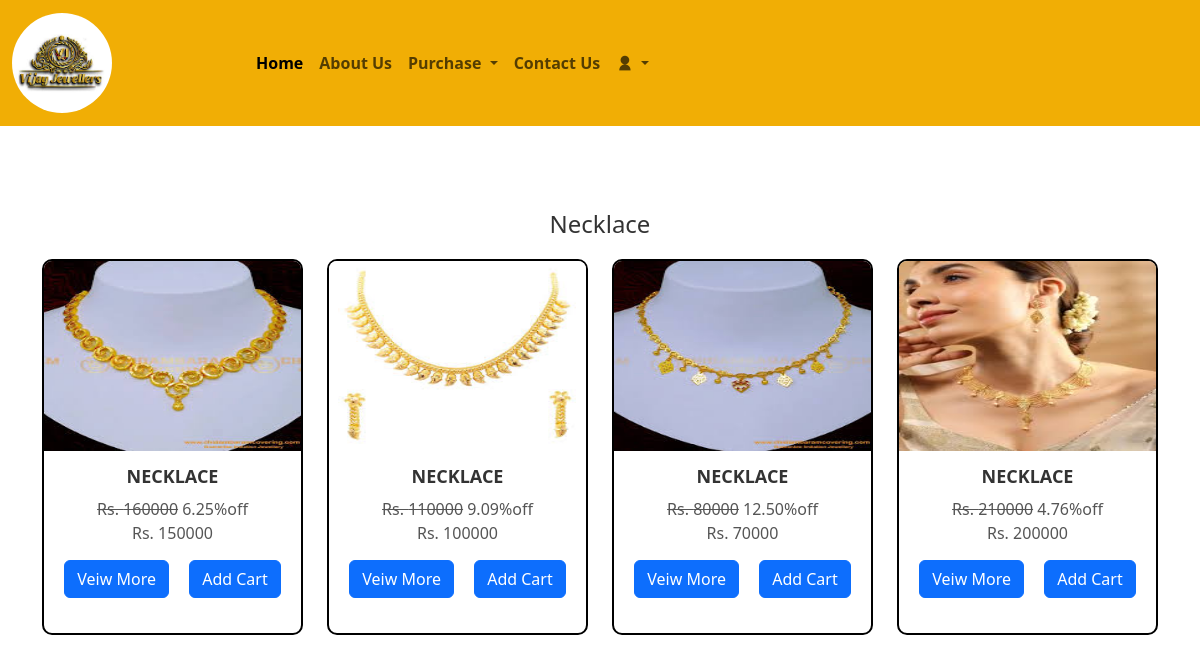
/cat_order.php?id=1, run on the app's committed database.
### tables this page shows
CREATE TABLE `category` (
  `id` int(10) NOT NULL,
  `category` varchar(100) DEFAULT NULL
);

CREATE TABLE `product` (
  `id` int(10) NOT NULL,
  `name` varchar(100) DEFAULT NULL,
  `brand` varchar(100) DEFAULT NULL,
  `price` varchar(100) DEFAULT NULL,
  `sellingprice` varchar(100) DEFAULT NULL,
  `category` varchar(100) DEFAULT NULL,
  `description` varchar(100) DEFAULT NULL,
  `image` varchar(100) DEFAULT NULL
);

### cat_order.php (the view)
<?php
include "head.php";
include "navbar.php";
include "config.php";
   ?>
   <?php
   $id=$_GET['id'];
   $sql1="select* from category where id = '$id'";
   $query1=mysqli_query($con,$sql1);
   $row1=mysqli_fetch_array($query1);
   ?>
  <div class="container" style="margin-top:210px; ">
  <h1><?=$row1['category']?></h1>
    <div class="row">
      <?php
    $sql="select * from product where category ='$id'";
    $query1=mysqli_query($con,$sql);
    while($row=mysqli_fetch_array($query1)){
        ?>
        <div class="col-md-3">
          <?php
        $p1 = $row['price'];
        $p2 = $row['sellingprice'];
        $dis = ($p1-$p2)*100/$p1;
        $dis = number_format($dis, 2);
        ?>
                <div class="card h-100">
                  <img src="product/<?=$row['image']?>" class="card-img-top" alt="...">
                  <div class="card-body">
                    <h5 class="card-title"><?=$row['name']?></h5>
                    <p class="card-text ">
                      <s> Rs. <?=$row['price']?></s>  <?=$dis?>%off<br>Rs. <?=$row['sellingprice']?></p>
                      <a href="viewdetail.php?id=<?=$row['id']?>"  class="card-link btn btn-primary"> Veiw More</a>
                      <a href="addcart.php" class="card-link btn btn-primary">Add Cart</a>
      </div>
      </div>
      </div>
<?php
  }
?>
</body>
</html>

### head.php (shortened to what this page needs)
    <link rel="stylesheet" href="bootstrap-5.3.3/dist/css/bootstrap.min.css">
  <link rel="stylesheet" href="style.css">
<link
href="https://cdn.jsdelivr.net/npm/remixicon@4.5.0/fonts/remixicon.css"
rel="stylesheet"/>

### navbar.php (shortened to what this page needs)
<nav class="navbar navbar-expand-lg">
  <div class="container-fluid">
    <a class="navbar-brand" href="#"> <img src="img/logo1.jpeg" alt=""></a>
    <div class="collapse navbar-collapse" id="navbarNavDropdown">
      <ul class="navbar-nav">
        <li class="nav-item">
          <a class="nav-link active" aria-current="page" href="index.php">Home</a>
        </li>
        <li class="nav-item">
          <a class="nav-link" href="about.php">About Us</a>
        </li>
        <li class="nav-item dropdown">
          <a class="nav-link dropdown-toggle" href="#" role="button" data-bs-toggle="dropdown" aria-expanded="false">
            Purchase
          </a>
        </li>
        <li class="nav-item">
          <a class="nav-link" href="contactus.php">Contact Us</a>
        </li>
      <li class="nav-item dropdown">
          <a class="nav-link dropdown-toggle" href="#" role="button" data-bs-toggle="dropdown" aria-expanded="false">
            <i class="ri-user-fill"></i>
          </a>
        </li>
        </ul>
    </div>
 </div>
</nav>

### style.css (style rules this page uses)
.navbar-brand img { max-width:100px; border-radius: 50px; }
nav { background-color:rgb(241, 174, 5); position: fixed!important; top: 0; z-index: 99; width: 100%; }
.nav-item { font-weight:bold; }
#navbarNavDropdown { padding-left:120px; }
.card { border: 2px solid black; border-radius: 10px; overflow: hidden; margin-bottom: 20px; transition: transform 0.3s ease, box-shadow 0.3s ease; }
.card img { height: 190px;; display: block; }
.card-body { padding: 15px; text-align: center; }
.card-title { font-size: 18px; font-weight: bold; margin-bottom: 10px; color: #333; }
.card-text { font-size: 16px; color: #555; margin-bottom: 15px; }
h1 { text-align: center; font-size: 24px; margin-bottom: 20px; color: #333; }
.container { margin-top: 20px; }

### data on the page
category: category "Necklace"
product: image (picture), name "NECKLACE", price "160000", dis "6.25", sellingprice "150000"
product: image (picture), name "NECKLACE", price "110000", dis "9.09", sellingprice "100000"
product: image (picture), name "NECKLACE", price "80000", dis "12.50", sellingprice "70000"
product: image (picture), name "NECKLACE", price "210000", dis "4.76", sellingprice "200000"
